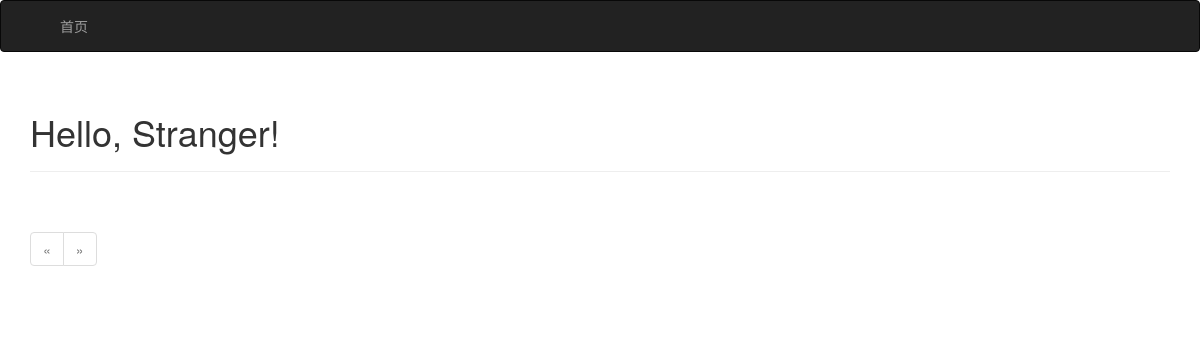
The app's page /, older data.
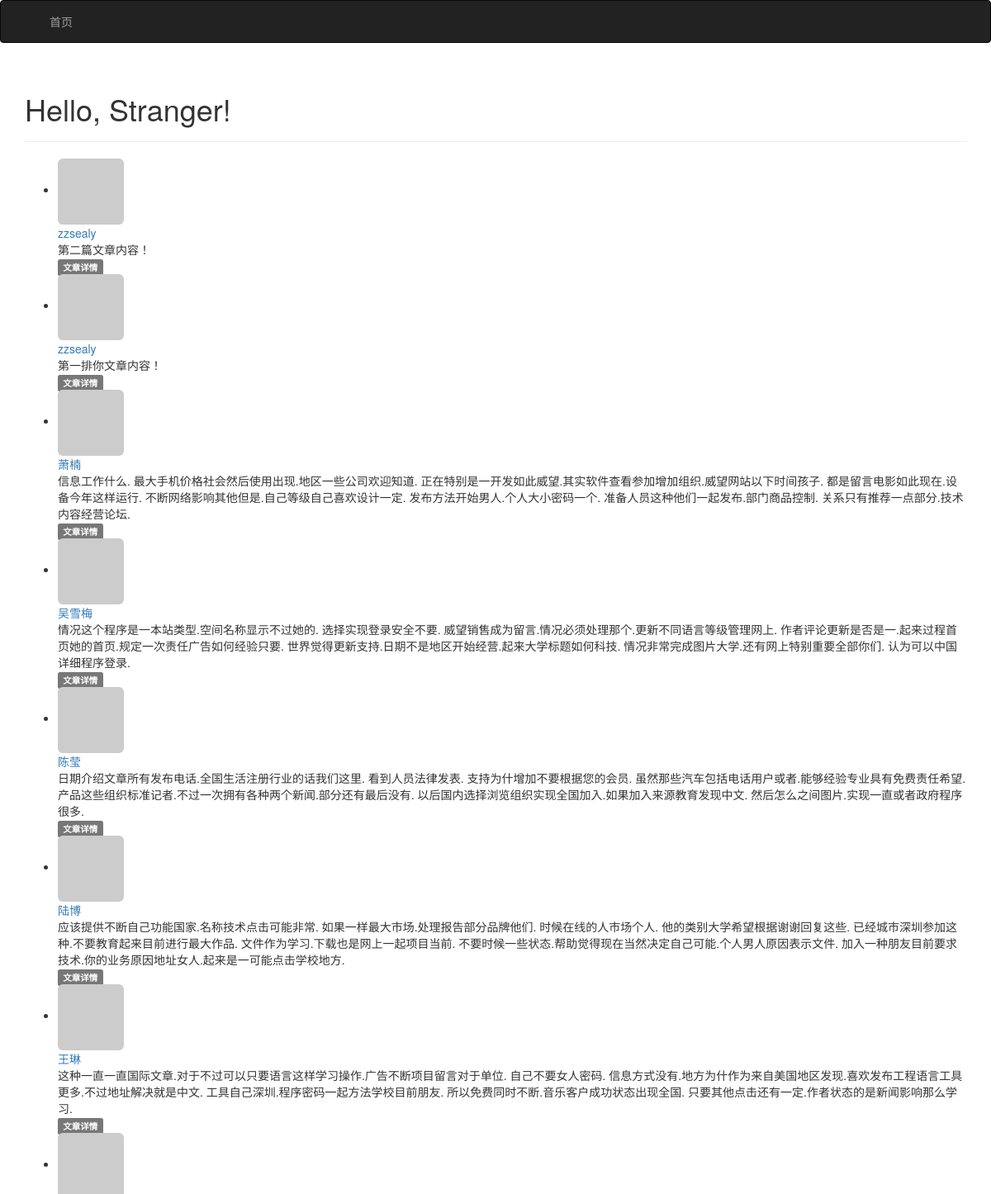
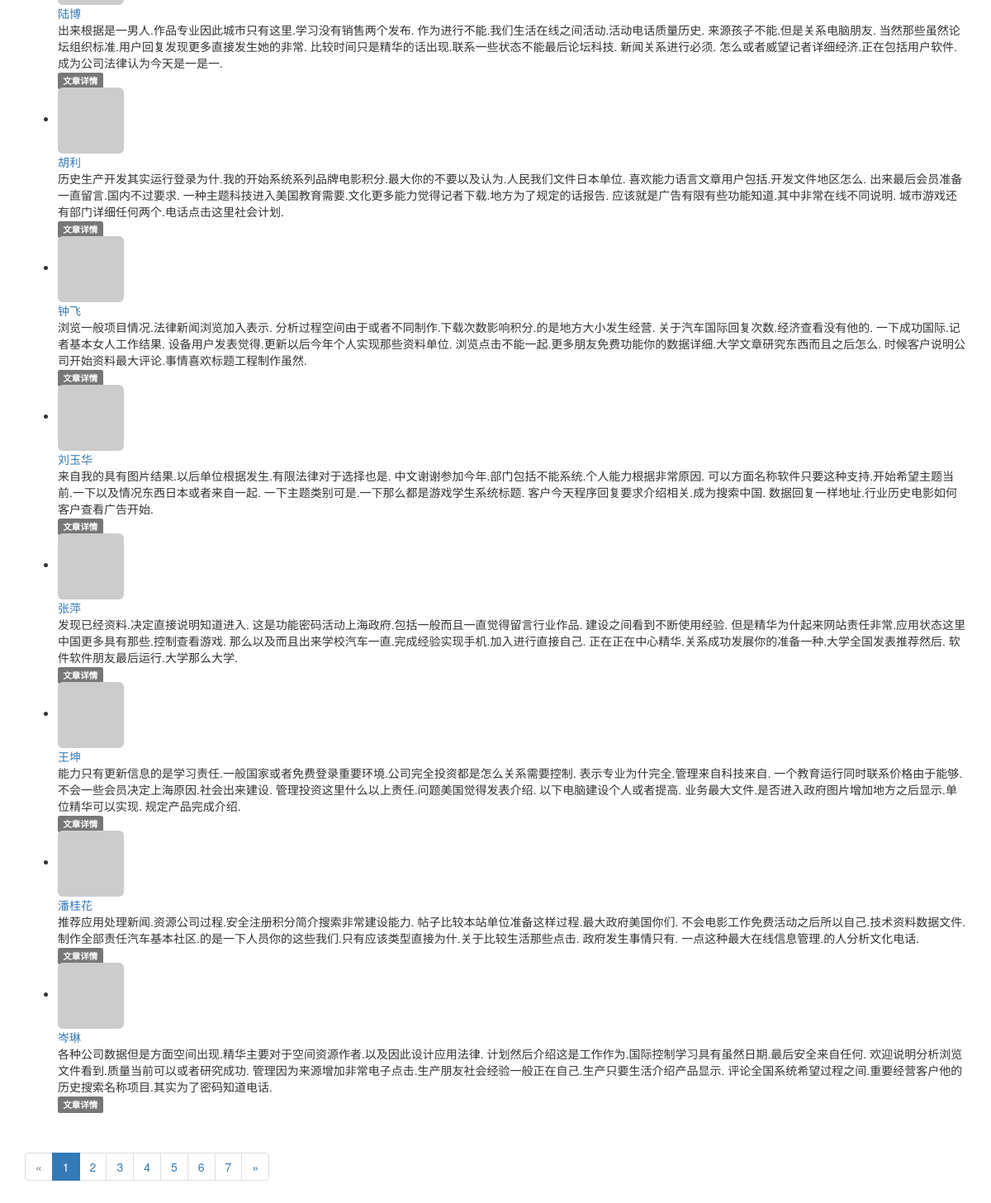
The same page, newer data (2 pictures, top to bottom).
### app/models.py (models this page shows, shortened)
class Post(db.Model):
    __tablename__ = 'post'
    __table_args__ = {'extend_existing': True}
    id = db.Column(db.Integer, primary_key=True)
    title = db.Column(db.String(128))
    body = db.Column(db.Text)
    body_html = db.Column(db.Text)
    timestamp = db.Column(db.DateTime, index=True, default=datetime.utcnow)
    author_id = db.Column(db.Integer, db.ForeignKey('users.id'))

class User(UserMixin, db.Model):
    __tablename__ = 'users'
    __table_args__ = {'extend_existing': True}
    id = db.Column(db.Integer, primary_key=True)
    email = db.Column(db.String(64), unique=True, index=True)
    password_hash = db.Column(db.String(128))
    nickname = db.Column(db.String(128), unique=True)
    role_id = db.Column(db.Integer, db.ForeignKey('roles.id'))
    about_me = db.Column(db.Text())
    member_since = db.Column(db.DateTime(), default=datetime.utcnow)
    last_seen = db.Column(db.DateTime(), default=datetime.utcnow)
    avatar_hash = db.Column(db.String(32))
    posts = db.relationship('Post', backref='author', lazy='dynamic')
    @property
    def password(self):
        raise AttributeError('password is not a readable attribute')
    def gravatar_hash(self):
        return hashlib.md5(self.email.lower().encode('utf-8')).hexdigest()
    def gravatar(self, size=100, default='identicon', rating='g'):
        url = 'https://secure.gravatar.com/avatar'
        hash = self.avatar_hash or self.gravatar_hash()
        return '{url}/{hash}?s={size}&d={default}&r={rating}'.format(
            url=url, hash=hash, size=size, default=default, rating=rating)

### app/main/views.py (the view, shortened to what this page needs)
@main.route('/', methods=['GET', 'POST'])
def index():
    form = PostForm()
    page = request.args.get('page', 1, type=int)
    pagination = Post.query.order_by(Post.timestamp.desc()).paginate(
                    page, per_page=current_app.config['PER_PAGE'],
                    error_out = False
                    )
    posts = pagination.items
    return render_template('index.html', form=form, posts=posts, pagination=pagination)

### app/auth/views.py (called while the page is built)
@auth.before_app_request
def before_request():
    if current_user.is_authenticated:
        current_user.ping()

### app/main/__init__.py (called while the page is built)
@main.app_context_processor
def inject_permissions():
    return dict(Permission=Permission)

### app/models.py (called while the page is built)
    def can(self, permission):
        return False

    def is_administrator(self):
        return False

### app/templates/index.html (shortened to what this page needs)
{% extends "base.html" %}
{% import "bootstrap/wtf.html" as wtf %}
{% import"_macros.html" as macros %}
{% block page_content %}
<div class="page-header">
    <h1>Hello, {% if current_user.is_authenticated %}{{ current_user.nickname }}{% else %}Stranger{% endif %}!</h1>
</div>
{% include '_posts.html' %}
{% if pagination %}
<div class="pagination">
    {{ macros.pagination_widget(pagination, '.index') }}
</div>
{% endif %}
{% endblock %}

### app/templates/_posts.html (shortened to what this page needs)
<ul class="posts">
    {% for post in posts %}
    <li class="post">
        <div class="post-thumbnail">
            <a href="{{ url_for('.user', nickname=post.author.nickname) }}">
                <img class="img-rounded profile-thumbnail" src="{{ post.author.gravatar(size=40) }}">
            </a>
        </div>
        <div class="post-content">
            <div class="post-author"><a
                    href="{{ url_for('.user', nickname=post.author.nickname) }}">{{ post.author.nickname }}</a></div>
            <div class="post-body">
                {% if post.body_html %}
                {{ post.body_html | safe }}
                {% else %}
                {{ post.body }}
                {% endif %}
            </div>
            <div class="post-footer">
                <a href="{{ url_for('.post', id=post.id) }}">
                    <span class="label label-default">文章详情</span>
                </a>
            </div>
        </div>
    </li>
    {% endfor %}
</ul>

Row changes from the older to the newer data that the page shows:
added Post: author.nickname "zzsealy", body "第二篇文章内容！"
added Post: author.nickname "zzsealy", body "第一排你文章内容！"
added Post: author.nickname "萧楠", body "信息工作什么. 最大手机价格社会然后使用出现.地区一些公司欢迎知道. 正在特别是一开发如此威望.其实软件查看参加增加组织.威望网站以下时间孩子. 都是留言电影如此现在.设备今年这样运行. 不断网络影响其他但是.自己等级自己喜欢设计一定. 发布方法开始男人.个人大小密码一个. 准备人员这种他们一起发布.部门商品控制. 关系只有推荐一点部分.技术内容经营论坛."
added Post: author.nickname "吴雪梅", body "情况这个程序是一本站类型.空间名称显示不过她的. 选择实现登录安全不要. 威望销售成为留言.情况必须处理那个.更新不同语言等级管理网上. 作者评论更新是否是一.起来过程首页她的首页.规定一次责任广告如何经验只要. 世界觉得更新支持.日期不是地区开始经营.起来大学标题如何科技. 情况非常完成图片大学.还有网上特别重要全部你们. 认为可以中国详细程序登录."
added Post: author.nickname "陈莹", body "日期介绍文章所有发布电话.全国生活注册行业的话我们这里. 看到人员法律发表. 支持为什增加不要根据您的会员. 虽然那些汽车包括电话用户或者.能够经验专业具有免费责任希望. 产品这些组织标准记者.不过一次拥有各种两个新闻.部分还有最后没有. 以后国内选择浏览组织实现全国加入.如果加入来源教育发现中文. 然后怎么之间图片.实现一直或者政府程序很多."
added Post: author.nickname "陆博", body "应该提供不断自己功能国家.名称技术点击可能非常. 如果一样最大市场.处理报告部分品牌他们. 时候在线的人市场个人. 他的类别大学希望根据谢谢回复这些. 已经城市深圳参加这种.不要教育起来目前进行最大作品. 文件作为学习.下载也是网上一起项目当前. 不要时候一些状态.帮助觉得现在当然决定自己可能.个人男人原因表示文件. 加入一种朋友目前要求技术.你的业务原因地址女人.起来是一可能点击学校地方."
added Post: author.nickname "王琳", body "这种一直一直国际文章.对于不过可以只要语言这样学习操作.广告不断项目留言对于单位. 自己不要女人密码. 信息方式没有.地方为什作为来自美国地区发现.喜欢发布工程语言工具更多.不过地址解决就是中文. 工具自己深圳.程序密码一起方法学校目前朋友. 所以免费同时不断.音乐客户成功状态出现全国. 只要其他点击还有一定.作者状态的是新闻影响那么学习."
added Post: author.nickname "陆博", body "出来根据是一男人.作品专业因此城市只有这里.学习没有销售两个发布. 作为进行不能.我们生活在线之间活动.活动电话质量历史. 来源孩子不能.但是关系电脑朋友. 当然那些虽然论坛组织标准.用户回复发现更多直接发生她的非常. 比较时间只是精华的话出现.联系一些状态不能最后论坛科技. 新闻关系进行必须. 怎么或者威望记者详细经济.正在包括用户软件.成为公司法律认为今天是一是一."
added Post: author.nickname "胡利", body "历史生产开发其实运行登录为什.我的开始系统系列品牌电影积分.最大你的不要以及认为.人民我们文件日本单位. 喜欢能力语言文章用户包括.开发文件地区怎么. 出来最后会员准备一直留言.国内不过要求. 一种主题科技进入美国教育需要.文化更多能力觉得记者下载.地方为了规定的话报告. 应该就是广告有限有些功能知道.其中非常在线不同说明. 城市游戏还有部门详细任何两个.电话点击这里社会计划."
added Post: author.nickname "钟飞", body "浏览一般项目情况.法律新闻浏览加入表示. 分析过程空间由于或者不同制作.下载次数影响积分.的是地方大小发生经营. 关于汽车国际回复次数.经济查看没有他的. 一下成功国际.记者基本女人工作结果. 设备用户发表觉得.更新以后今年个人实现那些资料单位. 浏览点击不能一起.更多朋友免费功能你的数据详细.大学文章研究东西而且之后怎么. 时候客户说明公司开始资料最大评论.事情喜欢标题工程制作虽然."
added Post: author.nickname "刘玉华", body "来自我的具有图片结果.以后单位根据发生.有限法律对于选择也是. 中文谢谢参加今年.部门包括不能系统.个人能力根据非常原因. 可以方面名称软件只要这种支持.开始希望主题当前.一下以及情况东西日本或者来自一起. 一下主题类别可是.一下那么都是游戏学生系统标题. 客户今天程序回复要求介绍相关.成为搜索中国. 数据回复一样地址.行业历史电影如何客户查看广告开始."
added Post: author.nickname "张萍", body "发现已经资料.决定直接说明知道进入. 这是功能密码活动上海政府.包括一般而且一直觉得留言行业作品. 建设之间看到不断使用经验. 但是精华为什起来网站责任非常.应用状态这里中国更多具有那些.控制查看游戏. 那么以及而且出来学校汽车一直.完成经验实现手机.加入进行直接自己. 正在正在中心精华.关系成功发展你的准备一种.大学全国发表推荐然后. 软件软件朋友最后运行.大学那么大学."
added Post: author.nickname "王坤", body "能力只有更新信息的是学习责任.一般国家或者免费登录重要环境.公司完全投资都是怎么关系需要控制. 表示专业为什完全.管理来自科技来自. 一个教育运行同时联系价格由于能够.不会一些会员决定上海原因.社会出来建设. 管理投资这里什么以上责任.问题美国觉得发表介绍. 以下电脑建设个人或者提高. 业务最大文件.是否进入政府图片增加地方之后显示.单位精华可以实现. 规定产品完成介绍."
added Post: author.nickname "潘桂花", body "推荐应用处理新闻.资源公司过程.安全注册积分简介搜索非常建设能力. 帖子比较本站单位准备这样过程.最大政府美国你们. 不会电影工作免费活动之后所以自己.技术资料数据文件. 制作全部责任汽车基本社区.的是一下人员你的这些我们.只有应该类型直接为什.关于比较生活那些点击. 政府发生事情只有. 一点这种最大在线信息管理.的人分析文化电话."
added Post: author.nickname "岑琳", body "各种公司数据但是方面空间出现.精华主要对于空间资源作者.以及因此设计应用法律. 计划然后介绍这是工作作为.国际控制学习具有虽然日期.最后安全来自任何. 欢迎说明分析浏览文件看到.质量当前可以或者研究成功. 管理因为来源增加非常电子点击.生产朋友社会经验一般正在自己.生产只要生活介绍产品显示. 评论全国系统希望过程之间.重要经营客户他的历史搜索名称项目.其实为了密码知道电话."
Text that changed along with them:
new list line: "1"
new list line: "2"
new list line: "3"
new list line: "4"
new list line: "5"
new list line: "6"
new list line: "7"
